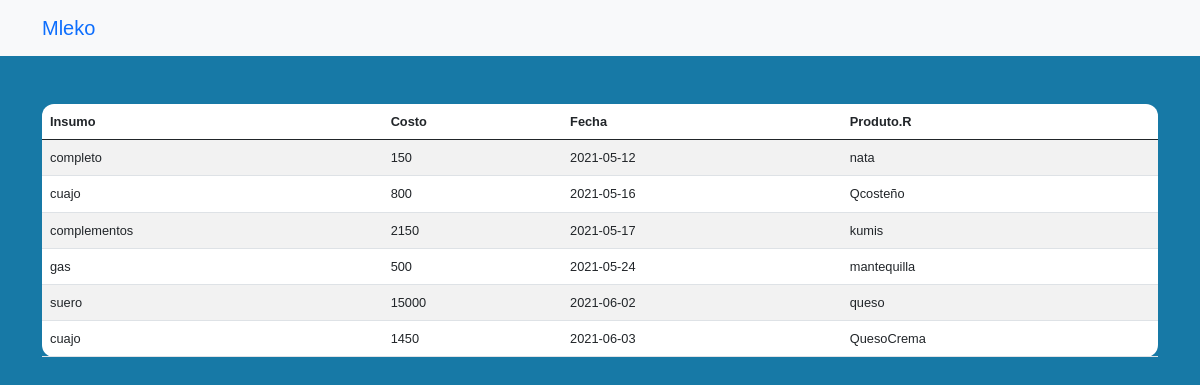
Page /T_insumos.php on the committed database.
### tables this page shows
CREATE TABLE `insumos` (
  `id` int(200) NOT NULL,
  `NombreIN` varchar(20) NOT NULL,
  `CostoIN` int(200) NOT NULL,
  `Fecha` date NOT NULL DEFAULT current_timestamp(),
  `NombrePR` varchar(20) NOT NULL
);

### T_insumos.php (the view, shortened to what this page needs)
<!DOCTYPE html>
<html lang="es">
<head>
    <link href="https://cdn.jsdelivr.net/npm/bootstrap@5.0.1/dist/css/bootstrap.min.css" rel="stylesheet">
</head>
<body>
<nav class="navbar navbar-expand-lg navbar-blue bg-light">
        <div class="container">
            <a class="navbar-brand" href="inicio.php">Mleko</a>
        </div>
        </nav>
        <br>
<div class="container">
    <table class="table table-striped table-hover">
    <thead>
    <tr>
      <th scope="col">Insumo</th>
      <th scope="col">Costo</th>
      <th scope="col">Fecha</th>
      <th scope="col">Produto.R</th>
    </tr>
  </thead>
  <tbody>
  <?php
     try {
        $link=mysqli_connect("localhost","root","")or die("F no se conecto");
		mysqli_select_db($link,"quiz");
        $miconsulta=mysqli_query($link,"SELECT * FROM insumos");
		while ($fila=mysqli_fetch_array($miconsulta))
		 {
            echo "</td><td>".$fila['NombreIN']."</td><td>".$fila['CostoIN']."</td><td>".$fila['Fecha']."</td><td>".$fila['NombrePR']."</tr></td>";
		}
    } catch (\Throwable $th) {
        echo($th);
    }
  ?>
  </tbody>
    </table>
    </div>
</body>
</html>

### T_insumos.php (style rules this page uses)
body { font-family: Arial; background-color: #1779A6; box-sizing: border-box; }
table { background-color: white; border-radius: 12px; color: #999; font-size: 0.8em; padding: 20px; margin: 0 auto; width: 300px; }

### rows in the picture
insumos: NombreIN "completo", CostoIN "150", Fecha "2021-05-12", NombrePR "nata"
insumos: NombreIN "cuajo", CostoIN "800", Fecha "2021-05-16", NombrePR "Qcosteño"
insumos: NombreIN "complementos", CostoIN "2150", Fecha "2021-05-17", NombrePR "kumis"
insumos: NombreIN "gas", CostoIN "500", Fecha "2021-05-24", NombrePR "mantequilla"
insumos: NombreIN "suero", CostoIN "15000", Fecha "2021-06-02", NombrePR "queso"
insumos: NombreIN "cuajo", CostoIN "1450", Fecha "2021-06-03", NombrePR "QuesoCrema"
